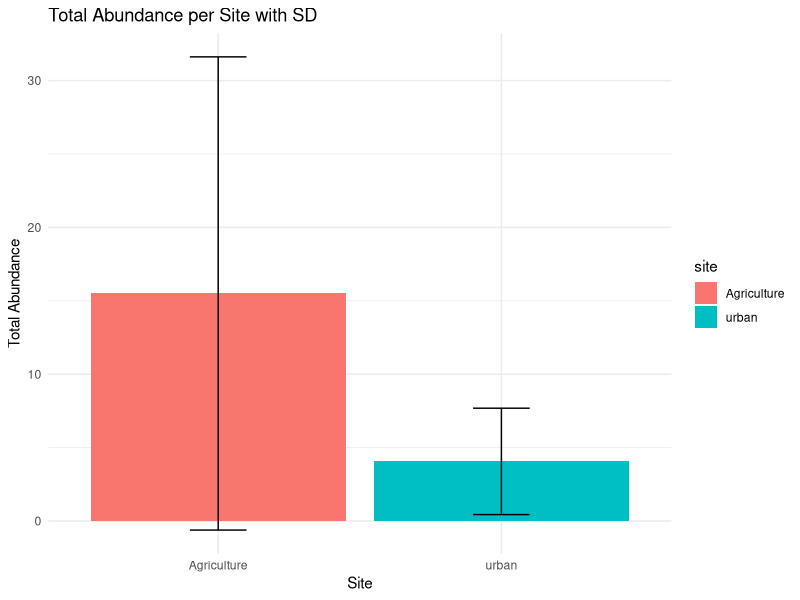
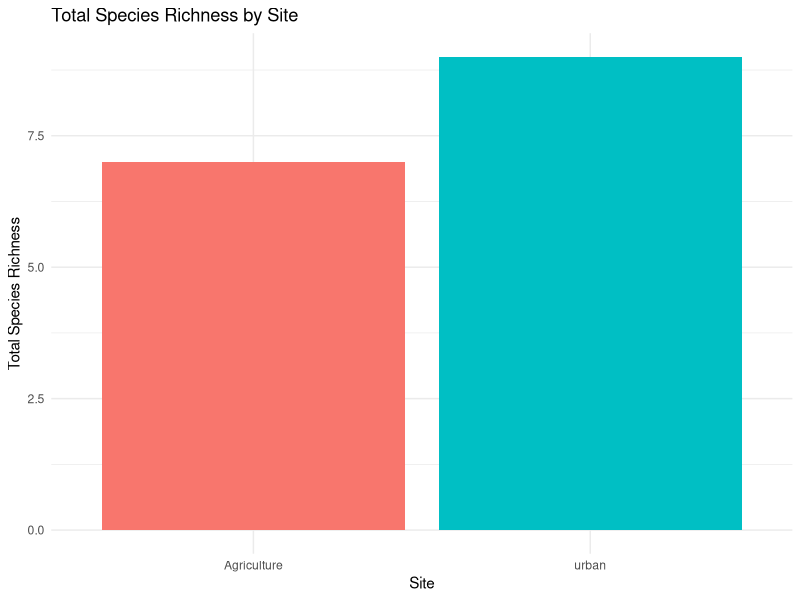

Write R code to recreate these figures, in order.
## ---- chunk 1
library(vegan)
library(dplyr)
library(readxl)
# install.packages("ggplot2")
library(ggplot2)
## ---- chunk 2
data <- read_excel('data.xlsx', sheet = 'Sheet3')
head(data,20)
## ---- chunk 3
# Assuming your data is stored in a data frame named 'data'
# Replace 'data' with your actual data frame name

# Perform ANOVA
anova_result <- aov(abundance ~ site + Error(sample), data = data)
# Display the ANOVA summary
summary(anova_result)
## ---- chunk 4
# Calculate total abundance and SD per site
abundance_summary <- data %>%
  group_by(site) %>%
  summarize(mean_abundance = mean(abundance),
            sd_abundance = sd(abundance))

# Create a bar plot with error bars
ggplot(abundance_summary, aes(x = site, y = mean_abundance, fill = site)) +
  geom_bar(stat = "identity") +
  geom_errorbar(aes(ymin = mean_abundance - sd_abundance, ymax = mean_abundance + sd_abundance),
                width = 0.2, position = position_dodge(0.9)) +
  labs(title = "Total Abundance per Site with SD",
       x = "Site",
       y = "Total Abundance") +
  theme_minimal()

## ---- chunk 5
library(dplyr)
library(broom)

# Convert 'sample' column to a factor
data$sample <- as.factor(data$sample)

# Perform ANOVA
anova_result <- data %>%
  group_by(site, sample) %>%
  summarise(num_taxa = n_distinct(taxa)) %>%
  aov(num_taxa ~ site, data = .) %>%
  tidy()

# Print ANOVA results
print(anova_result)
## ---- chunk 6
# Calculate total species richness per sample
total_species_richness <- data %>%
  group_by(site) %>%
  summarise(total_species = n_distinct(taxa))

# Plot species richness by site
ggplot(total_species_richness, aes(x = site, y = total_species, fill = site)) +
  geom_bar(stat = "identity", position = "dodge") +
  labs(title = "Total Species Richness by Site",
       x = "Site",
       y = "Total Species Richness") +
  theme_minimal() +
  theme(legend.position = "none")  # To hide the legend for site
